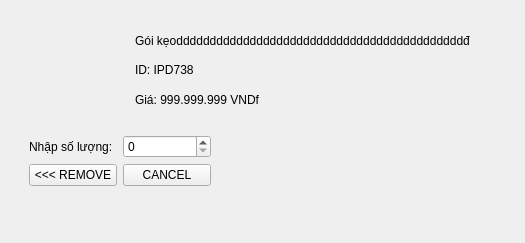
             <widget class="QWidget" name="scrollAreaWidgetContents_2">
              <property name="geometry">
               <rect>
                <x>0</x>
                <y>0</y>
                <width>525</width>
                <height>243</height>
               </rect>
              </property>
              <layout class="QVBoxLayout" name="verticalLayout_2">
               <item>
                <widget class="QWidget" name="cart" native="true">
                 <property name="minimumSize">
                  <size>
                   <width>0</width>
                   <height>0</height>
                  </size>
                 </property>
                 <property name="maximumSize">
                  <size>
                   <width>16777215</width>
                   <height>230</height>
                  </size>
                 </property>
                 <layout class="QVBoxLayout" name="verticalLayout_29">
                  <item>
                   <layout class="QHBoxLayout" name="horizontalLayout_37">
                    <item>
                     <widget class="QLabel" name="cart_image_M2">
                      <property name="minimumSize">
                       <size>
                        <width>100</width>
                        <height>100</height>
                       </size>
                      </property>
                      <property name="maximumSize">
                       <size>
                        <width>100</width>
                        <height>100</height>
                       </size>
                      </property>
                      <property name="styleSheet">
                       <string notr="true">image: url(:/newPrefix/images/Products/1.jpg);</string>
                      </property>
                      <property name="text">
                       <string/>
                      </property>
                     </widget>
                    </item>
                    <item>
                     <widget class="QWidget" name="widget_22" native="true">
                      <layout class="QVBoxLayout" name="verticalLayout_30">
                       <item>
                        <widget class="QLabel" name="cart_name_M2">
                         <property name="text">
                          <string>Gói kẹodddddddddddddddddddddddddddddddddddddddddddđ</string>
                         </property>
                        </widget>
                       </item>
                       <item>
                        <widget class="QLabel" name="cart_id_M2">
                         <property name="text">
                          <string>ID: IPD738</string>
                         </property>
                        </widget>
                       </item>
                       <item>
                        <widget class="QLabel" name="cart_price_M2">
                         <property name="text">
                          <string>Giá: 999.999.999 VNDf</string>
                         </property>
                        </widget>
                       </item>
                      </layout>
                     </widget>
                    </item>
                   </layout>
                  </item>
                  <item>
                   <widget class="QWidget" name="widget_23" native="true">
                    <property name="minimumSize">
                     <size>
                      <width>0</width>
                      <height>0</height>
                     </size>
                    </property>
                    <property name="maximumSize">
                     <size>
                      <width>200</width>
                      <height>16777215</height>
                     </size>
                    </property>
                    <layout class="QVBoxLayout" name="verticalLayout_32">
                     <item>
                      <layout class="QHBoxLayout" name="horizontalLayout_35">
                       <item>
                        <widget class="QLabel" name="item_label_M1_4">
                         <property name="text">
                          <string>Nhập số lượng:</string>
                         </property>
                        </widget>
                       </item>
                       <item>
                        <widget class="QSpinBox" name="cart_quantity_input_M2"/>
                       </item>
                      </layout>
                     </item>
                     <item>
                      <layout class="QHBoxLayout" name="horizontalLayout_36">
                       <item>
                        <widget class="QPushButton" name="cart_btn_remove_M2">
                         <property name="text">
                          <string>&lt;&lt;&lt; REMOVE</string>
                         </property>
                        </widget>
                       </item>
                       <item>
                        <widget class="QPushButton" name="cart_btn_cancel_M2">
                         <property name="text">
                          <string>CANCEL</string>
                         </property>
                        </widget>
                       </item>
                      </layout>
                     </item>
                    </layout>
                   </widget>
                  </item>
                 </layout>
                </widget>
               </item>
               <item>
                <spacer name="verticalSpacer_8">
                 <property name="orientation">
                  <enum>Qt::Vertical</enum>
                 </property>
                 <property name="sizeHint" stdset="0">
                  <size>
                   <width>20</width>
                   <height>40</height>
                  </size>
                 </property>
                </spacer>
               </item>
              </layout>
             </widget>
